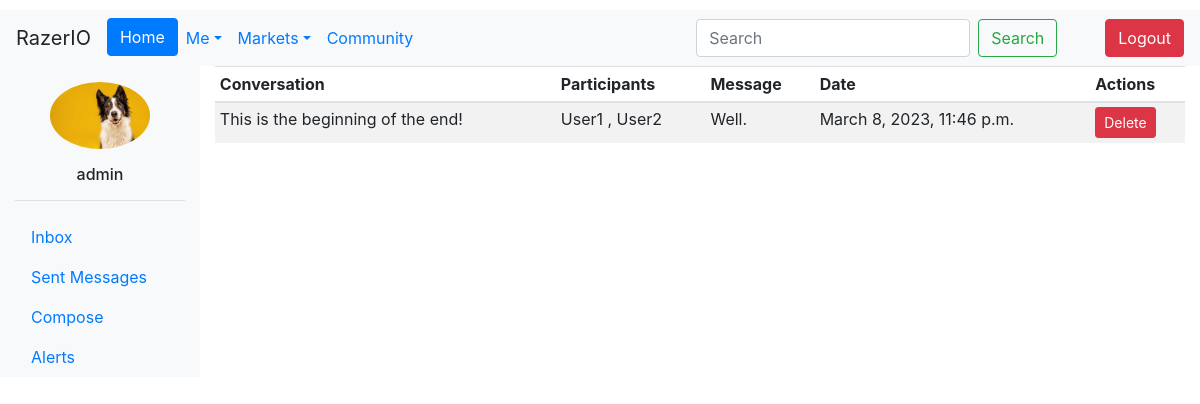
Page /outbox/ (signed in) on the earlier database version.
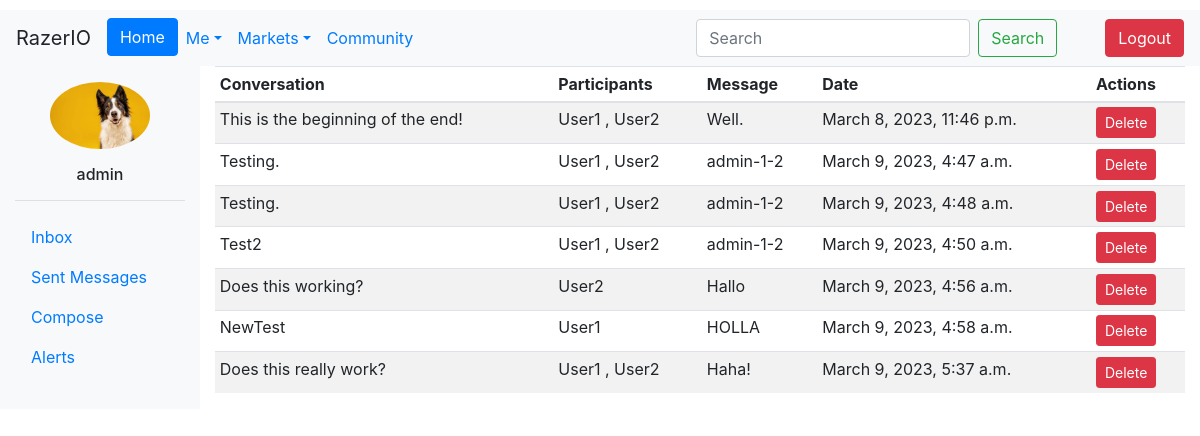
Same page on the later database version.
### Users/models.py (models this page shows, shortened)
class CustomUser(AbstractUser):
    Bio = models.CharField(max_length=240, default='')
    Salary = models.IntegerField(default=0)
    Company = models.ForeignKey('Company.Company', on_delete=models.CASCADE,
                                   null=True, blank=True)
    Country = models.ForeignKey(Country, on_delete=models.CASCADE, null=True)
    Region = models.ForeignKey(Region, on_delete=models.CASCADE, null=True)
    ProfilePic = models.ImageField(upload_to=upload_to, null=True, blank=True)

### MessagingAlerts/models.py (models this page shows, shortened)
class Message(models.Model):
    sender = models.ForeignKey(User, on_delete=models.CASCADE, related_name='send_messages')
    content = models.TextField(max_length=10000)
    timestamp = models.DateTimeField(auto_now_add=True)
    conversation = models.ForeignKey(Conversation, on_delete=models.CASCADE)

class Conversation(models.Model):
    participants = models.ManyToManyField(User, through='Participant', related_name='conversations')
    created_at = models.DateTimeField(auto_now_add=True)
    subject = models.TextField(max_length=256, blank=True, null=True)

### MessagingAlerts/views.py (the view)
# urls.py: path('outbox/', outbox, name='outbox'),
def outbox(request):
    user = request.user
    messages = Message.objects.filter(sender=user).select_related('conversation')
    conversations = Conversation.objects.filter(participants=user).select_related('participants')
    active_tab = 'outbox'
    context = {'messages':messages, 'conversations':conversations, 'active_tab':active_tab}
    return render(request, 'outbox.html', context=context)

### templates/outbox.html
{% extends 'base.html' %}
{% load static %}
{% block content %}
  <div class="container-fluid">
    <div class="row">
      <div class="col-md-2 col-sm-3 bg-light">
        <div class="pt-3">
          {% if request.user.ProfilePic %}
            <img src="{{ request.user.ProfilePic.url }}" alt="Profile Image" class="rounded-circle mx-auto d-block img-fluid" width="100">
          {% else %}
            <img src="{% static 'img/pfp.jpg' %}" alt="Profile Image" class="rounded-circle mx-auto d-block img-fluid" width="100">
          {% endif %}
          <h6 class="text-center mt-3">{{ request.user.username }}</h6>
        </div>
        <hr>
        <ul class="nav flex-column">
          <li class="nav-item">
            <a class="nav-link" href="{% url 'inbox' %}">Inbox</a>
          </li>
          <li class="nav-item">
            <a class="nav-link" href="{% url 'outbox' %}">Sent Messages</a>
          </li>
          <li class="nav-item">
            <a class="nav-link" href="{% url 'new_conversation' %}">Compose</a>
          </li>
          <li class="nav-item">
            <a class="nav-link" href="{% url 'alerts' %}">Alerts</a>
          </li>
        </ul>
      </div>
      <div class="col-md-10 col-sm-9">
        {% if messages %}
          <div class="table-responsive">
            <table class="table table-striped table-sm">
              <thead>
                <tr>
                  <th>Conversation</th>
                  <th>Participants</th>
                  <th>Message</th>
                  <th>Date</th>
                  <th>Actions</th>
                </tr>
              </thead>
              <tbody>
                {% for message in messages %}
                  <tr>
                    <td>{{ message.conversation.subject }}</td>
                    <td>
                      {% for participant in message.conversation.participants.all %}
                        {% if participant != message.sender %}
                          {{ participant.username }}
                          {% if not forloop.last %}, {% endif %}
                        {% endif %}
                      {% endfor %}
                    </td>
                    <td>{{ message.content }}</td>
                    <td>{{ message.timestamp }}</td>
                    <td>
                      <a href="#" class="btn btn-danger btn-sm">Delete</a>
                    </td>
                  </tr>
                {% endfor %}
              </tbody>
            </table>
          </div>
        {% else %}
          <p>You have no messages in your outbox.</p>
        {% endif %}
      </div>
    </div>
  </div>
{% endblock %}

### templates/base.html (shortened to what this page needs)
<!doctype html>
<html lang="en">
<head>
    <link rel="stylesheet" href="https://cdn.jsdelivr.net/npm/bootstrap@4.3.1/dist/css/bootstrap.min.css">
</head>
<body>
    {% if user.is_authenticated %}
<nav class="navbar navbar-expand-sm navbar-light bg-light" style="margin-top: 10px;">
  <a class="navbar-brand">RazerIO</a>
  <div class="collapse navbar-collapse" id="navbarSupportedContent">
    <ul class="navbar-nav mr-auto">
      <li class="nav-item active">
        <a href="{% url 'home' %}" class="btn btn-primary">Home</a>
      </li>
      <li class="nav-item dropdown">
        <a class="nav-link dropdown-toggle text-primary" href="#" id="navbarDropdown" role="button" data-toggle="dropdown" aria-haspopup="true" aria-expanded="false">Me</a>
      </li>
      <li class="nav-item dropdown">
        <a class="nav-link dropdown-toggle text-primary" href="#" id="navbarDropdown" role="button" data-toggle="dropdown" aria-haspopup="true" aria-expanded="false">Markets</a>
      </li>
      <li class="nav-item">
        <a class="nav-link text-primary" href="#">Community</a>
      </li>
    </ul>
    <form class="form-inline my-2 my-lg-0" method="GET" action="{% url 'search' %}">
      <input class="form-control mr-sm-2" type="search" placeholder="Search" aria-label="Search" name="q">
      <button class="btn btn-outline-success my-2 my-sm-0 mr-5" type="submit">Search</button>
    </form>
    <button type="button" class="btn btn-danger" onclick="location.href='{% url 'logout' %}'">Logout</button>
  </div>
</nav>
    {% endif %}
  <main>
    {% block content %}
    {% endblock %}
  </main>
  </body>
</html>

Differences in the rows shown:
added Message: conversation.subject "Testing.", content "admin-1-2", timestamp "March 9, 2023, 4:47 a.m.", CustomUser (username "User1"), CustomUser (username "User2")
added Message: conversation.subject "Testing.", content "admin-1-2", timestamp "March 9, 2023, 4:48 a.m.", CustomUser (username "User1"), CustomUser (username "User2")
added Message: conversation.subject "Test2", content "admin-1-2", timestamp "March 9, 2023, 4:50 a.m.", CustomUser (username "User1"), CustomUser (username "User2")
added Message: conversation.subject "Does this working?", content "Hallo", timestamp "March 9, 2023, 4:56 a.m.", CustomUser (username "User2")
added Message: conversation.subject "NewTest", content "HOLLA", timestamp "March 9, 2023, 4:58 a.m.", CustomUser (username "User1")
added Message: conversation.subject "Does this really work?", content "Haha!", timestamp "March 9, 2023, 5:37 a.m.", CustomUser (username "User1"), CustomUser (username "User2")
